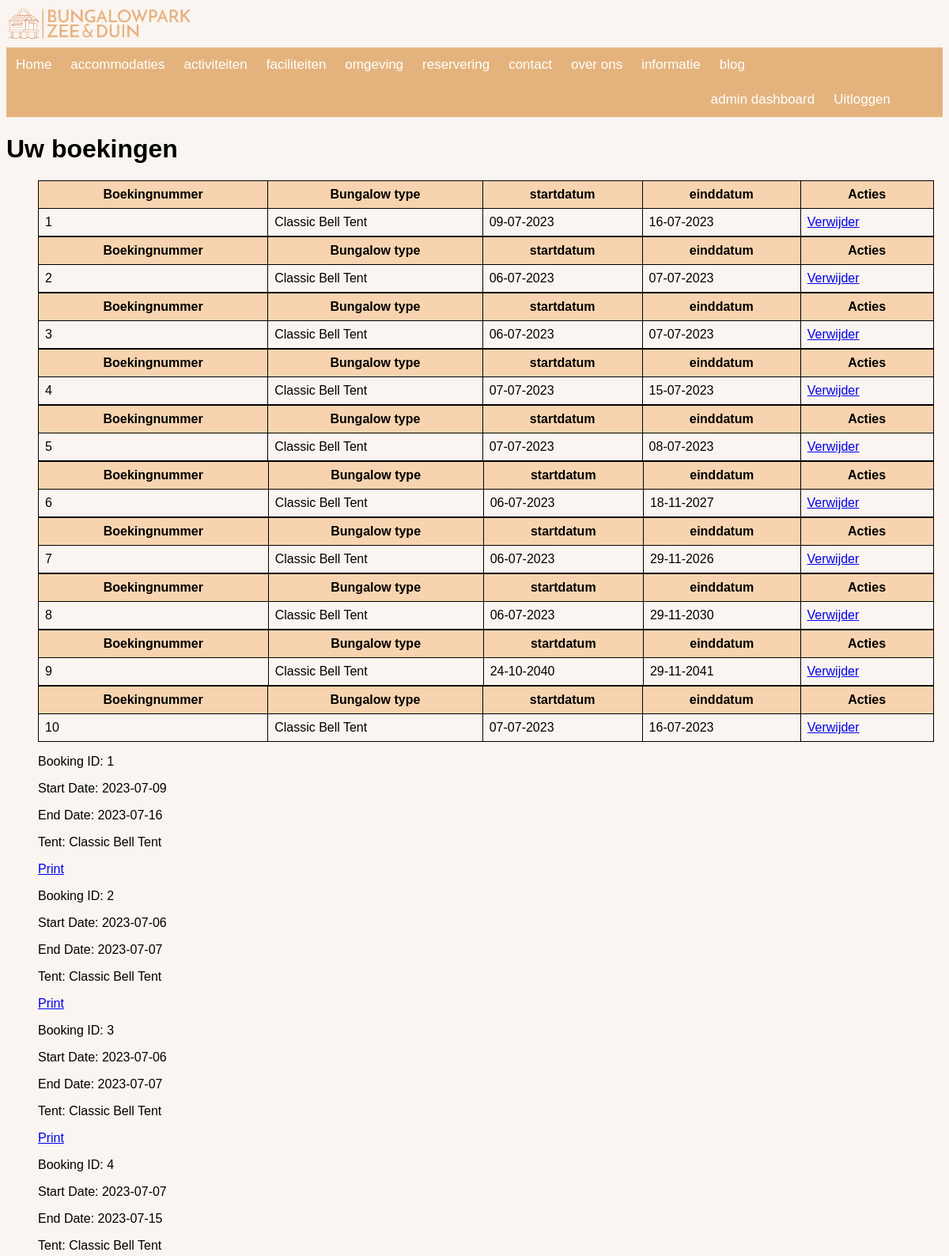
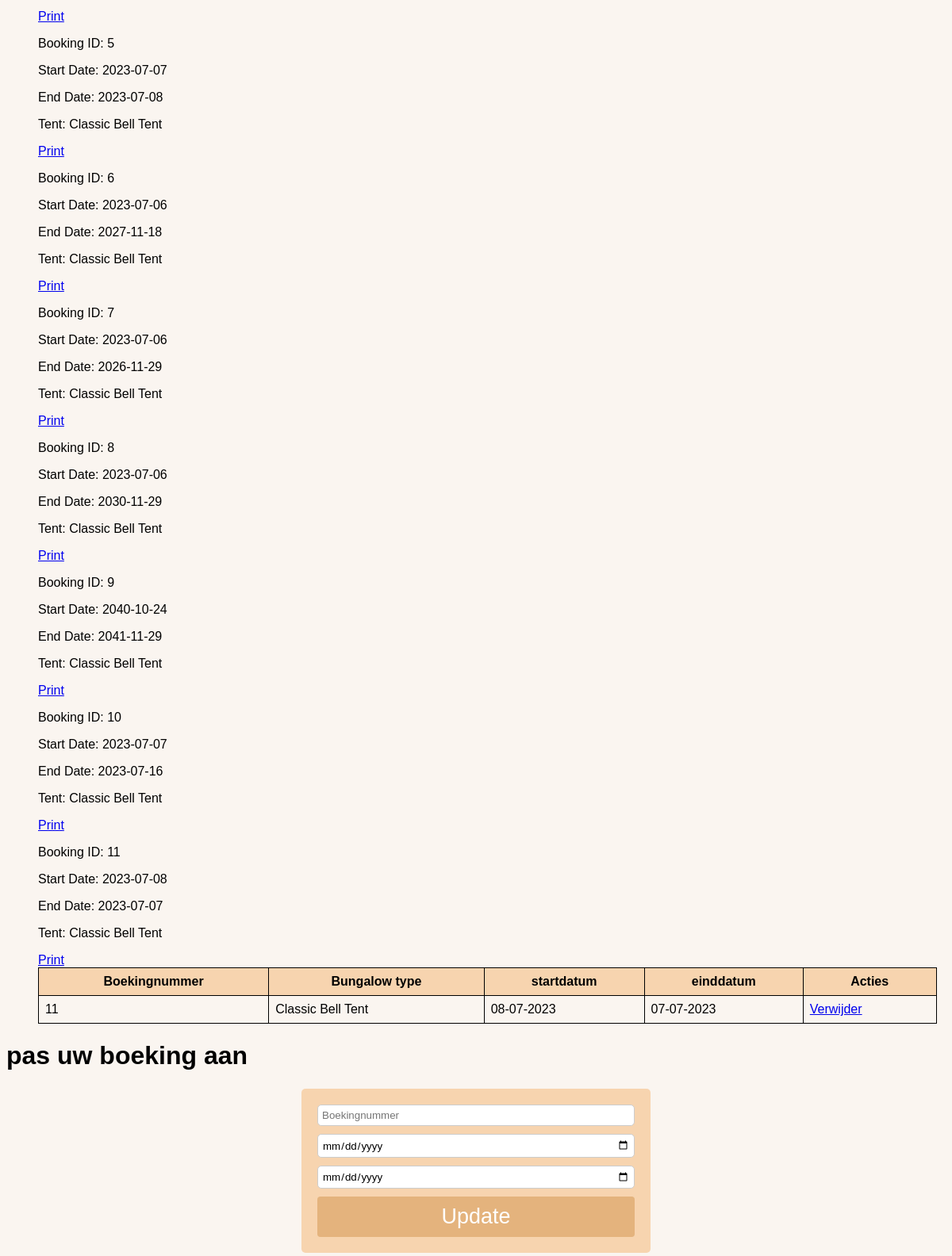
The page /gebruiker (signed in) on the database as committed earlier (2 pictures, top to bottom).
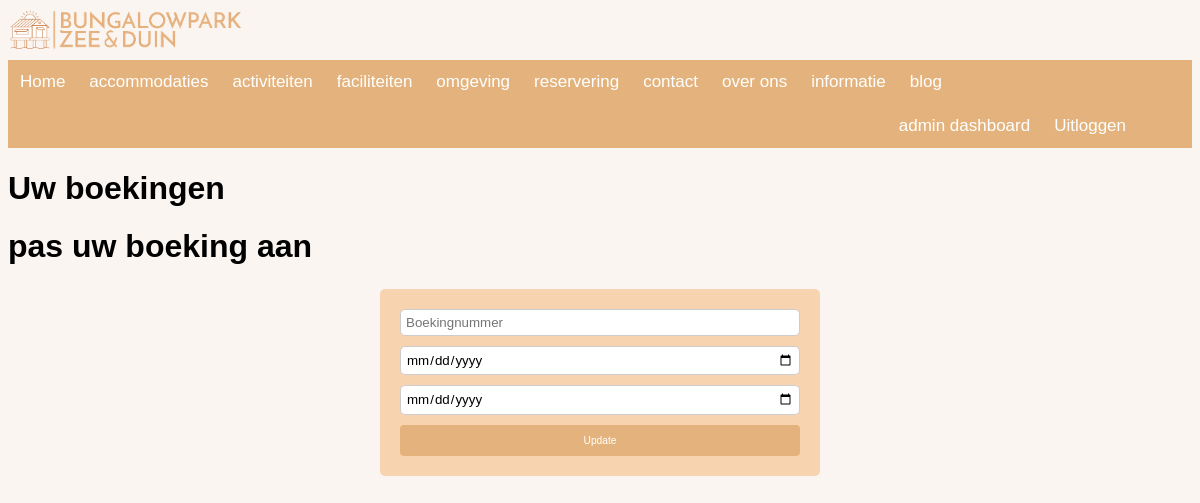
The same page on the database as committed later.
### bungalowpark/models.py (models this page shows, shortened)
class Boeking(db.Model):
    __tablename__ = 'reserveringen'
    id = db.Column(db.Integer(), primary_key=True)
    bungalowID = db.Column(db.Integer(), nullable=False)
    tent_omschrijving = db.Column(db.String(100), nullable=False)
    startdatum = db.Column(db.Date(), nullable=False)
    einddatum = db.Column(db.Date(), nullable=False)
    userID = db.Column(db.Integer, db.ForeignKey('users.id'), nullable=False)

### bungalowpark/__init__.py (the view)
@app.route('/gebruiker')
@login_required
@check_user_bookings
def gebruiker(heeft_boekingen):
    bungID = Boeking.query.filter_by(userID=current_user.id).all()
    return render_template('gebruiker.html', bungID=bungID, heeft_boekingen=heeft_boekingen)

### bungalowpark/__init__.py (called while the page is built)
def check_user_bookings(f):
    @wraps(f)
    def decorated_function(*args, **kwargs):
        heeft_boekingen = None
        if current_user.is_authenticated:
            heeft_boekingen = Boeking.query.filter_by(userID=current_user.id).first()
        return f(heeft_boekingen=heeft_boekingen, *args, **kwargs)
    return decorated_function

### bungalowpark/models.py (called while the page is built)
@login_manager.user_loader
def load_user(user_id):
    return User.query.get(user_id)

### bungalowpark/templates/gebruiker.html (shortened to what this page needs)
{% extends "base.html" %}
{% block content %}
<h1>Uw boekingen</h1>
<ul>
    {% for item in bungID %}
    <table>
        <tr>
            <th>Boekingnummer</th>
            <th>Bungalow type</th>
            <th>startdatum</th>
            <th>einddatum</th>
            <th>Acties</th>
        </tr>
    <tr>
        <td>{{ item.id }}</td>
        <td>{{ item.tent_omschrijving }}</td>
        <td>{{ item.startdatum.strftime('%d-%m-%Y')  }}</td>
        <td>{{ item.einddatum.strftime('%d-%m-%Y') }}</td>
        <td>
            <a href="{{ url_for('delete_boeking', boeking_id=item.id) }}" onclick="return confirm('Weet je zeker dat je deze boeking wilt verwijderen?')" class="verwijderen">Verwijder</a>
        </td>
    </tr>
    {% endfor %}
    {% for booking in bungID %}
    <div class="booking-item">
        <p>Booking ID: {{ booking.id }}</p>
        <p>Start Date: {{ booking.startdatum }}</p>
        <p>End Date: {{ booking.einddatum }}</p>
        <p>Tent: {{ booking.tent_omschrijving }}</p>
        <a href="{{ url_for('print_booking', booking_id=booking.id) }}" target="_blank">Print</a>
    </div>
    {% endfor %}
    </table>
</ul>
<h1>pas uw boeking aan </h1>
<form class="form-grid" action="/update_boeking" method="POST">
    <input type="text" name="boeking_id" placeholder="Boekingnummer" required>
    <input type="date" name="startdatum" placeholder="Startdatum" required>
    <input type="date" name="einddatum" placeholder="Einddatum" required>
    <button type="submit">Update</button>
  </form>
{% endblock %}

### bungalowpark/templates/base.html (shortened to what this page needs)
<!DOCTYPE html>
<html lang="en" dir="ltr">
<head>
    <link rel="stylesheet" type="text/css" href="{{ url_for('static', filename='css/style.css') }}">
</head>
<body>
      <img alt="logo site" src="{{ url_for('static', filename='img/bungalow.png') }}" class="logo_site">
      <nav class="navbar navbar-expand-lg  navbar-light mb-2 ">
        <div class="collapse navbar-collapse" id="navbarSupportedContent">
          <ul class="navigatiebar">
            <li>
              <a class="nav-link {% if request.path == url_for('index') %}active{% endif %}" aria-current="page" href="{{ url_for('index') }}">Home</a>
            </li>
              <li><a class="nav-link {% if request.path == url_for('accomidatiepagina') %}active{% endif %}" aria-current="page" href="{{ url_for('accomidatiepagina')}}">accommodaties</a>
            </li>
            <li>
              <a class="nav-link {% if request.path == url_for('activiteitenpagina') %}active{% endif %}" aria-current="page" href="{{ url_for('activiteitenpagina')}}">activiteiten</a>
            </li>
            <li>
              <a class="nav-link {% if request.path == url_for('faciliteitenpagina') %}active{% endif %}" aria-current="page" href="{{ url_for('faciliteitenpagina')}}">faciliteiten</a>
            </li>
            <li>
              <a class="nav-link {% if request.path == url_for('omgevingspagina') %}active{% endif %}" aria-current="page" href="{{ url_for('omgevingspagina')}}">omgeving</a>
            </li>
            <li>
              <a class="nav-link {% if request.path == url_for('reserveringspagina') %}active{% endif %}" aria-current="page" href="{{ url_for('reserveringspagina')}}">reservering</a>
            </li>
            <li>
              <a class="nav-link {% if request.path == url_for('contactpagina') %}active{% endif %}" aria-current="page" href="{{ url_for('contactpagina')}}">contact</a>
            </li>
            <li>
              <a class="nav-link {% if request.path == url_for('over_ons_pagina') %}active{% endif %}" aria-current="page" href="{{ url_for('over_ons_pagina')}}">over ons</a>
            </li>
            <li>
              <a class="nav-link {% if request.path == url_for('informatiepagina') %}active{% endif %}" aria-current="page" href="{{ url_for('informatiepagina')}}">informatie</a>
            </li>
            <li>
              <a class="nav-link {% if request.path == url_for('blogpagina') %}active{% endif %}" aria-current="page" href="{{ url_for('blogpagina')}}">blog</a>
            </li>
          </ul>
          <ul class="navbar2-nav ">
            {% if current_user.is_authenticated %}
              <li><a class ="welkom" href="{{ url_for('user')}}">{{ name }}</a></li>
              <li><a class="nav-link" href="{{ url_for('logout') }}">Uitloggen</a></li>
            {% else %}
              <li><a class="nav-link" href="{{ url_for('login') }}">Login</a></li>
              <li><a class="nav-link" href="{{ url_for('register') }}">Registreren</a></li>
              {% endif %}
            {% if current_user.role == 'admin' %}
            <a class="nav-link {% if request.path == url_for('admin_dashboard') %}active{% endif %}" aria-current="page" href="{{ url_for('admin_dashboard')}}">admin dashboard</a>
            {% endif %}
          </ul>
        </div>
      </nav>
{% block content %}
{% endblock %}
</body>
</html>

### bungalowpark/static/css/style.css (style rules this page uses)
body { font-family: Arial, Helvetica, sans-serif; background-color: #faf5f0; }
.logo_site { width: 20%; height: 20%; }
.navigatiebar { width: 100%; background-color: #e4b37d; list-style-type: none; margin: 0; padding: 0; overflow: hidden; }
.welkom { float: right; padding: 12px; color: white; text-decoration: solid; font-size: 17px; margin-right: 30px; }
.navbar { width: 100%; background-color: #e4b37d; overflow: auto; }
.nav-link { float: left; padding: 12px; color: white; text-decoration: none; font-size: 17px; }
.navbar2-nav { list-style-type: none; margin: 0; padding: 0; overflow: hidden }
.navbar2-nav a { float: right; padding: 12px; color: white; text-decoration: none; font-size: 17px; }
.form-grid { display: grid; gap: 10px; max-width: 400px; background-color: #f5b67383; padding: 20px; border-radius: 5px; margin: 2% auto; }
.form-grid input[type="text"], .form-grid input[type="date"], .form-grid textarea { padding: 5px; border-radius: 5px; border: 1px solid #ccc; width: 100%; box-sizing: border-box; text-decoration: none; font-family: Arial, Helvetica, sans-serif; }
.form-grid button { padding: 10px; border: none; background-color: #E4B37D; color: #fff; text-decoration: none; border-radius: 4px; transition: background-color 0.3s ease; font-family: Arial, Helvetica, sans-serif; font-size: .85vmax; }

Rows that differ between the two databases and show on the page:
no longer on this page (row edited): Boeking: id "1", tent_omschrijving "Classic Bell Tent", startdatum "09-07-2023", einddatum "16-07-2023", startdatum "2023-07-09", einddatum "2023-07-16"
removed Boeking: id "2", tent_omschrijving "Classic Bell Tent", startdatum "06-07-2023", einddatum "07-07-2023", startdatum "2023-07-06", einddatum "2023-07-07"
removed Boeking: id "3", tent_omschrijving "Classic Bell Tent", startdatum "06-07-2023", einddatum "07-07-2023", startdatum "2023-07-06", einddatum "2023-07-07"
removed Boeking: id "4", tent_omschrijving "Classic Bell Tent", startdatum "07-07-2023", einddatum "15-07-2023", startdatum "2023-07-07", einddatum "2023-07-15"
removed Boeking: id "5", tent_omschrijving "Classic Bell Tent", startdatum "07-07-2023", einddatum "08-07-2023", startdatum "2023-07-07", einddatum "2023-07-08"
removed Boeking: id "6", tent_omschrijving "Classic Bell Tent", startdatum "06-07-2023", einddatum "18-11-2027", startdatum "2023-07-06", einddatum "2027-11-18"
removed Boeking: id "7", tent_omschrijving "Classic Bell Tent", startdatum "06-07-2023", einddatum "29-11-2026", startdatum "2023-07-06", einddatum "2026-11-29"
removed Boeking: id "8", tent_omschrijving "Classic Bell Tent", startdatum "06-07-2023", einddatum "29-11-2030", startdatum "2023-07-06", einddatum "2030-11-29"
removed Boeking: id "9", tent_omschrijving "Classic Bell Tent", startdatum "24-10-2040", einddatum "29-11-2041", startdatum "2040-10-24", einddatum "2041-11-29"
removed Boeking: id "10", tent_omschrijving "Classic Bell Tent", startdatum "07-07-2023", einddatum "16-07-2023", startdatum "2023-07-07", einddatum "2023-07-16"
removed Boeking: id "11", tent_omschrijving "Classic Bell Tent", startdatum "08-07-2023", einddatum "07-07-2023", startdatum "2023-07-08", einddatum "2023-07-07"
